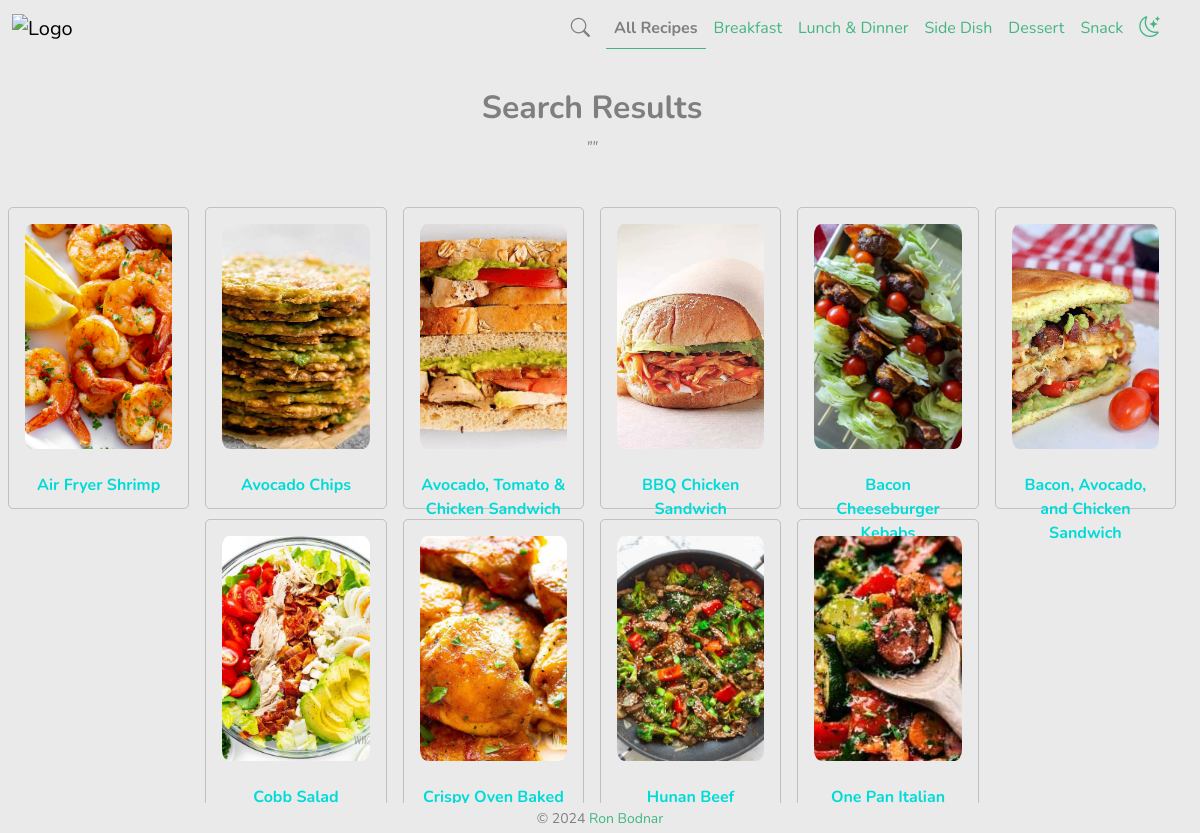
Screenshot of /search.php with the database file from the repository.
### tables this page shows
CREATE TABLE "recipe" (
	"id" INTEGER NOT NULL  ,
	"date" DATETIME NOT NULL DEFAULT CURRENT_TIMESTAMP ,
	"name" VARCHAR(255) NOT NULL  ,
	"source" VARCHAR(255) NOT NULL  ,
	"ingredients" TEXT NOT NULL  ,
	"instructions" TEXT NOT NULL  ,
	"notes" TEXT NOT NULL  ,
	"nutritional_facts" TEXT NOT NULL  ,
	"servings" INTEGER NULL  ,
	"prep_time" INTEGER NULL  ,
	"cook_time" INTEGER NULL  ,
	"course_id" INTEGER NOT NULL  ,
	"tags" TEXT NOT NULL  ,
	PRIMARY KEY ("id")
);

### Database.class.php (called while the page is built, shortened)
<?php
class Database
{
    private $connection;
    function __construct()
    {
        try {
            $this->connection = new PDO('sqlite:'.__DIR__.'/database.sqlite');
        } catch (PDOException $e) {
            echo '<strong>PDO MySQL Error: ' . $e->getMessage() . '</strong><br />';
        }
    }
    function getAllRecipes()
    {
        try {
            $statement = $this->connection->prepare(
                'SELECT * FROM `recipe` ORDER BY `name` ASC'
            );
            $statement->execute();
            $result = $statement->fetchAll(PDO::FETCH_NAMED);
            return $result;
        } catch (PDOException $e) {
            echo '<strong>PDO MySQL Error:</strong><br /> ' . $e->getMessage() . '<br />';
        }
    }
}

### functions.php (called while the page is built, shortened)
<?php
function findimages($id) {
    $files = scandir($_SERVER['DOCUMENT_ROOT'] . '/projects/recipe-book/assets/images/recipes/');
    $images = array();
    return $images;
}

### search.php (the view, shortened to what this page needs)
<?php
require 'header.php';
$query = $_GET['query'];
$indexedRecipes = array();
$recipes = $database->getAllRecipes();
foreach ($recipes as $recipe) {
    $indexedColumns = array(
        'name', 'ingredients', 'instructions', 'notes', 'tags'
    );
    foreach ($indexedColumns as $column) {
        if (stripos($recipe[$column], $query) !== false) {
            array_push($indexedRecipes, $recipe);
            break;
        }
    }
}
?>
<div class="container-fluid pt-4">
    <h2 class="text-center fw-bold pt-2">Search Results</h2>
    <p class="text-center small pb-4"><em>"<?php echo $query; ?>"</em></p>
    <div class="row d-flex justify-content-center">
        <?php
        foreach ($indexedRecipes as $recipe) {
            $recipeImages = findimages($recipe['id']);
        ?>
            <div class="col-md-2 px-2">
                <div class="card content d-flex align-items-center">
                    <div class="card-body justify-content-center" style="height: 300px;">
                        <div class="recipe-preview-image text-center pt-2">
                            <?php if (count($recipeImages) > 1) { ?>
                                <div id="carouselExampleControls" class="carousel slide p-1" data-bs-ride="carousel">
                                    <div class="carousel-inner">
                                        <?php foreach ($recipeImages as $image) { ?>
                                            <div class="carousel-item<?php echo (strcmp($image, $recipe['id'] . '.png') === 0 ? ' active' : ''); ?>">
                                                <a href="recipe?id=<?php echo $recipe['id']; ?>"><img class="img-fluid" alt="Alt image" src="assets/images/recipes/<?php echo $image; ?>" style="object-fit: cover; border-radius: 5%; width: 300px; height: 225px;" width="100%" height="100%" /></a>
                                            </div>
                                        <?php } ?>
                                    </div>
                                    <button class="carousel-control-prev" type="button" data-bs-target="#carouselExampleControls" data-bs-slide="prev">
                                        <span class="carousel-control-prev-icon" aria-hidden="true"><i class="bi bi-chevron-compact-left"></i>x</span>
                                        <span class="visually-hidden">Previous</span>
                                    </button>
                                    <button class="carousel-control-next" type="button" data-bs-target="#carouselExampleControls" data-bs-slide="next">
                                        <span class="carousel-control-next-icon" aria-hidden="true"><i class="bi bi-chevron-compact-right"></i>x</span>
                                        <span class="visually-hidden">Next</span>
                                    </button>
                                </div>
                            <?php } else { ?>
                                <a href="recipe?id=<?php echo $recipe['id']; ?>"><img class="img-fluid" src="assets/images/recipes/<?php echo $recipe['id']; ?>.png" style="object-fit: cover; border-radius: 5%; width: 300px; height: 225px;" width="100%" height="100%" /></a>
                            <?php } ?>
                        </div>
                        <div class="recipe-preview-title pt-4 text-center">
                            <a href="recipe?id=<?php echo $recipe['id']; ?>" class="text-mron-blue fw-bold" style="font-size: 1rem;"><?php echo (strlen($recipe['name']) > 47) ? substr($recipe['name'], 0, 44) . '...' : $recipe['name']; ?></a>
                        </div>
                    </div>
                </div>
            </div>
        <?php } ?>
    </div>
</div>
<?php include 'footer.php'; ?>

### assets/css/style.css (style rules this page uses)
:root { --github-dark: #0d1117; --mron-green: #43b581; --mron-green-darker: #359067; --mron-blue: #00dbd8; --mron-blue-darker: #00afac; --mron-white: #eeeeee; --body-font: "Nunito", sans-serif; --normal-font-size: 1rem; --z-fixed: 100; color-scheme: dark light; }
html, html[data-theme="light"] { --radio-outline-color: #c4c6c2; --card-border-color: #c4c6c2; --light-text-color: #7f7f7f; --background-color: #eeeeee; --secondary-background-color: #eaeaea; --input-background-color: #ffffff; --box-shadow-color: lightgray; --separator-text-color: #ababab; --separator-line-color: lightgray; --scrollbar-color: rgba(127, 127, 127, 0.6); }
body { position: relative; margin: 0 0 0 0; color: var(--light-text-color); padding: 0 1rem; font-family: var(--body-font); font-size: var(--normal-font-size); transition: 0.5s; background-color: var(--secondary-background-color); }
.card { border-radius: 5px; background: transparent; box-shadow: none; }
.card-body { border-radius: 5px; color: var(--light-text-color); background: transparent; padding-top: 0.5rem; }
a { text-decoration: none; }
.text-mron-blue { color: var(--mron-blue); }
.content { margin-top: 10px; }
@media screen and (min-width: 1024px) { body { margin: calc(var(--header-height) + 1rem) 0 0 0; padding-left: calc(var(--nav-width) + 2rem); } }

### rows the page displays
recipe: shows a picture, name "Air Fryer Shrimp"
recipe: shows a picture, name "Avocado Chips"
recipe: shows a picture, name "Avocado, Tomato & Chicken Sandwich"
recipe: shows a picture, name "BBQ Chicken Sandwich"
recipe: shows a picture, name "Bacon Cheeseburger Kebabs"
recipe: shows a picture, name "Bacon, Avocado, and Chicken Sandwich"
recipe: shows a picture, name "Cobb Salad"
recipe: shows a picture, name "Crispy Oven Baked…"
recipe: shows a picture, name "Hunan Beef"
recipe: shows a picture, name "One Pan Italian…"
